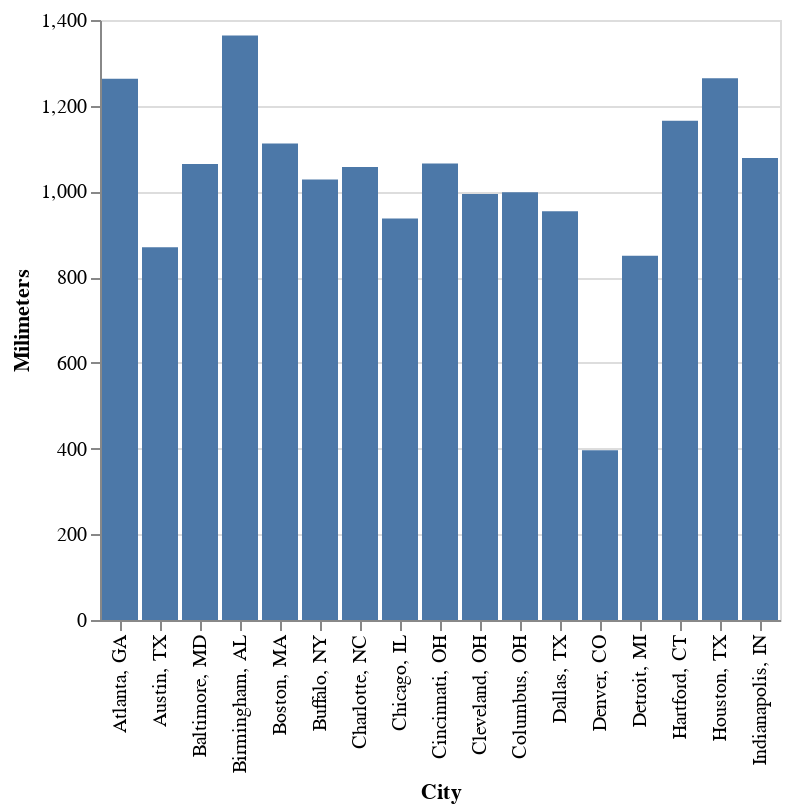

Source (notebook cell):
### Code cell
# basic, altair-defaults bar chart:
alt.Chart(rainfall).mark_bar().encode(alt.X("City:N"), alt.Y("Milimeters:Q"))

### Figure 1 — Vega-Lite specification as saved in the notebook (floating-point values rounded to 4 significant figures)
{"config": {"view": {"continuousWidth": 400, "continuousHeight": 300}}, "data": {"name": "data-ffc9e5a73214162b67aa64652cbe3ea1"}, "mark": "bar", "encoding": {"x": {"type": "nominal", "field": "City"}, "y": {"type": "quantitative", "field": "Milimeters"}}, "$schema": "https://vega.github.io/schema/vega-lite/v4.8.1.json", "datasets": {"data-ffc9e5a73214162b67aa64652cbe3ea1": [{"Days": 113, "City, State": "Atlanta, GA ", "Inches": 49.7, "Milimeters": 1263, "City": "Atlanta, GA "}, {"Days": 88, "City, State": "Austin, TX ", "Inches": 34.2, "Milimeters": 870, "City": "Austin, TX "}, {"Days": 116, "City, State": "Baltimore, MD ", "Inches": 41.9, "Milimeters": 1064, "City": "Baltimore, MD "}, {"Days": 117, "City, State": "Birmingham, AL ", "Inches": 53.7, "Milimeters": 1364, "City": "Birmingham, AL "}, {"Days": 126, "City, State": "Boston, MA ", "Inches": 43.8, "Milimeters": 1112, "City": "Boston, MA "}, {"Days": 167, "City, State": "Buffalo, NY ", "Inches": 40.5, "Milimeters": 1028, "City": "Buffalo, NY "}, {"Days": 110, "City, State": "Charlotte, NC", "Inches": 41.6, "Milimeters": 1057, "City": "Charlotte, NC"}, {"Days": 124, "City, State": "Chicago, IL", "Inches": 36.9, "Milimeters": 937, "City": "Chicago, IL"}, {"Days": 137, "City, State": "Cincinnati, OH ", "Inches": 41.9, "Milimeters": 1065, "City": "Cincinnati, OH "}, {"Days": 155, "City, State": "Cleveland, OH ", "Inches": 39.1, "Milimeters": 994, "City": "Cleveland, OH "}, {"Days": 139, "City, State": "Columbus, OH ", "Inches": 39.3, "Milimeters": 998, "City": "Columbus, OH "}, {"Days": 81, "City, State": "Dallas, TX ", "Inches": 37.6, "Milimeters": 954, "City": "Dallas, TX "}, {"Days": 87, "City, State": "Denver, CO", "Inches": 15.6, "Milimeters": 396, "City": "Denver, CO"}, {"Days": 135, "City, State": "Detroit, MI ", "Inches": 33.5, "Milimeters": 850, "City": "Detroit, MI "}, {"Days": 130, "City, State": "Hartford, CT ", "Inches": 45.9, "Milimeters": 1165, "City": "Hartford, CT "}, {"Days": 104, "City, State": "Houston, TX ", "Inches": 49.8, "Milimeters": 1264, "City": "Houston, TX "}, {"Days": 129, "City, State": "Indianapolis, IN ", "Inches": 42.4, "Milimeters": 1078, "City": "Indianapolis, IN "}]}}
